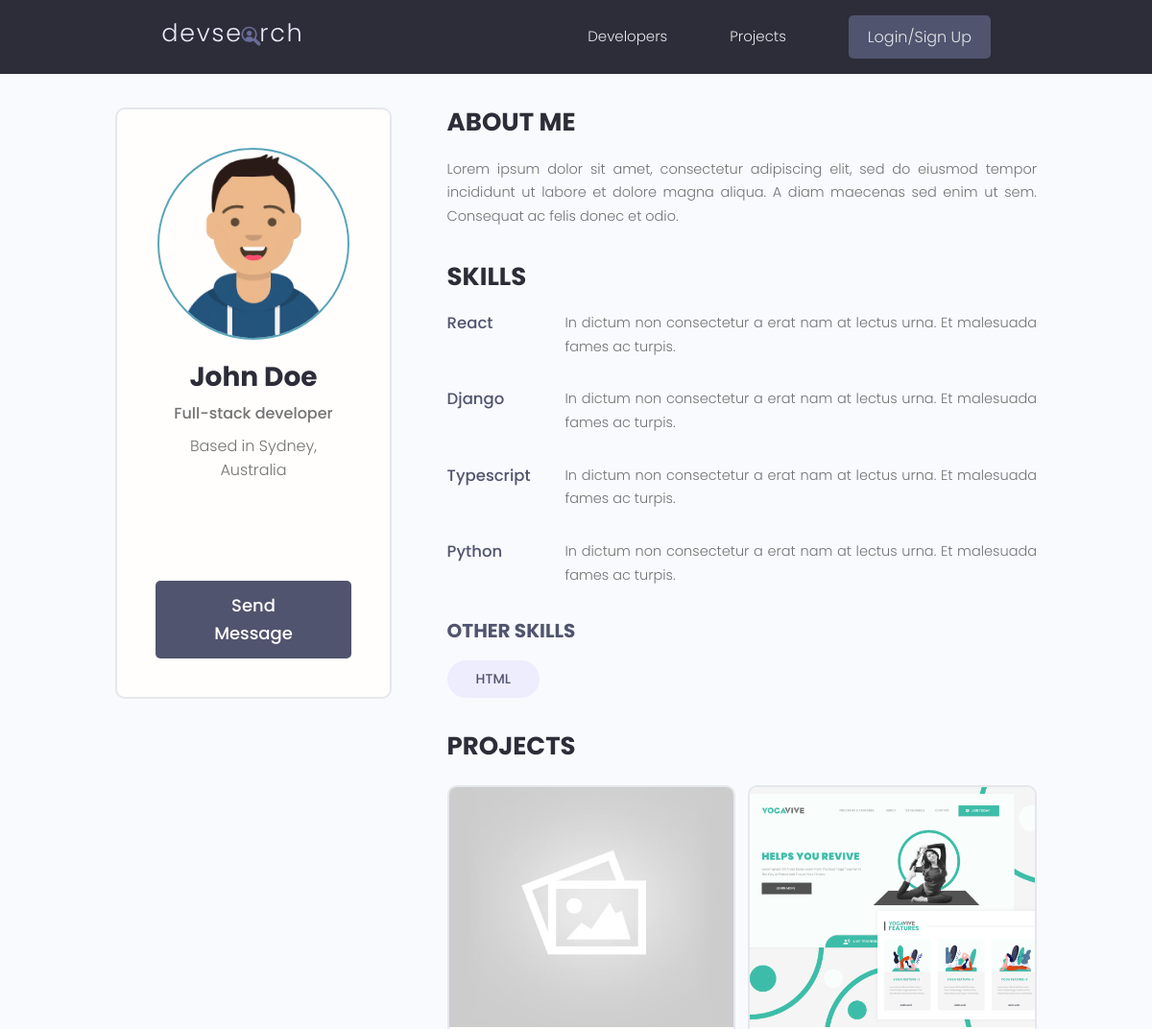
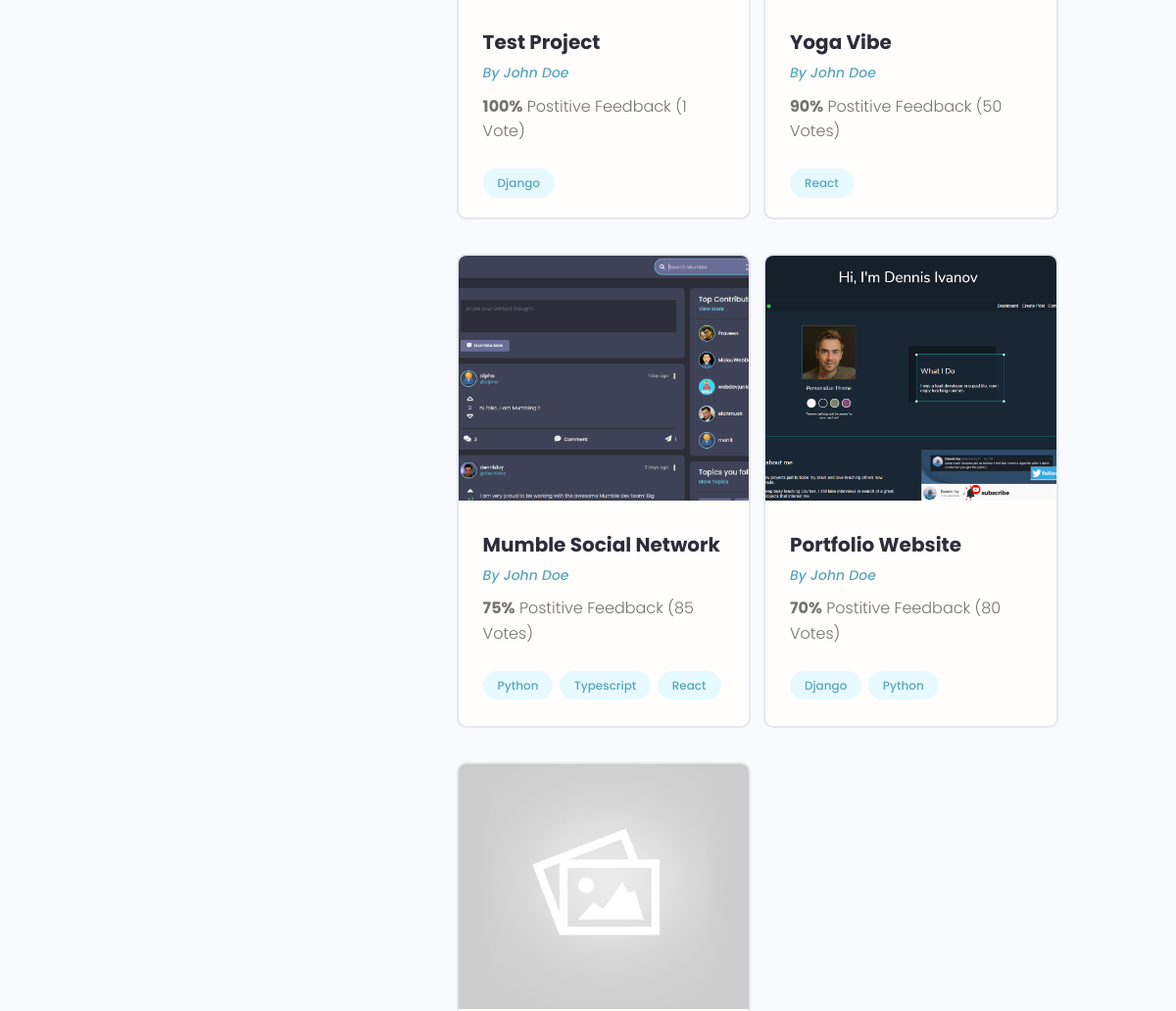
/user/a7ed018f-d2de-4140-bd77-70abeef508e7/ (upper part), run on an earlier commit of the app's database (2 pictures, top to bottom).
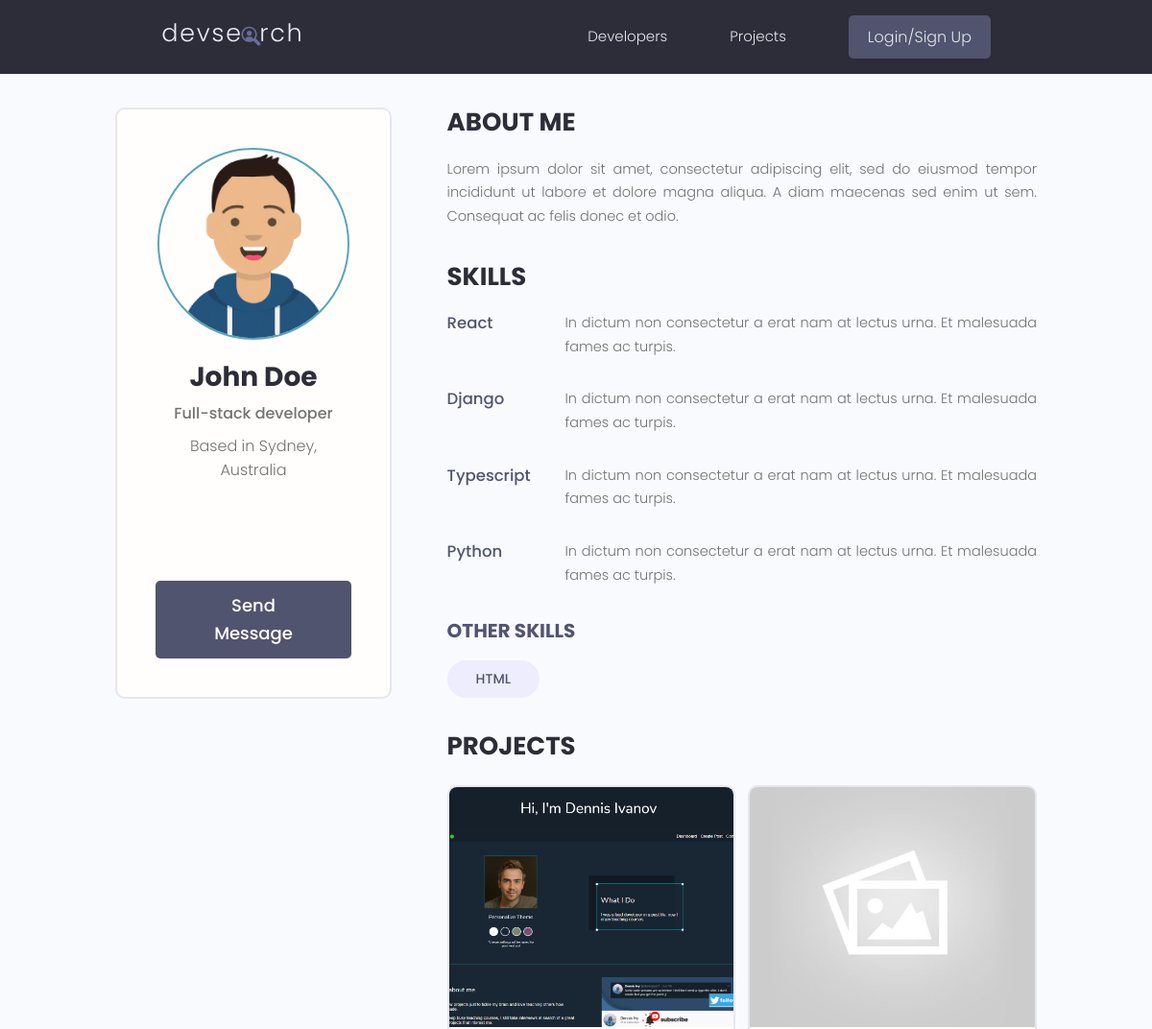
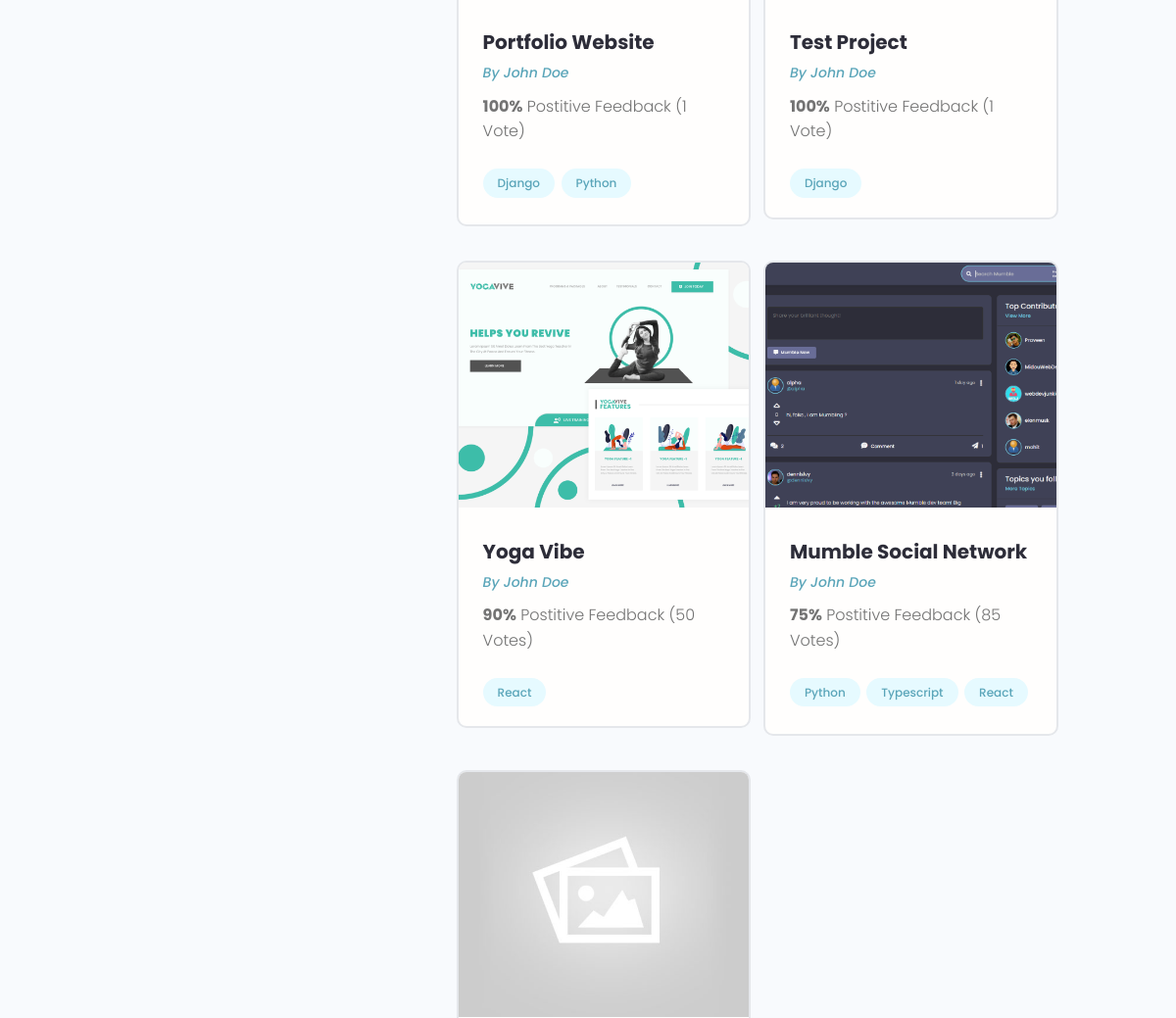
And on a later commit of the database (2 pictures, top to bottom).
### users/models.py (models this page shows, shortened)
class Skill(models.Model):
  owner = models.ForeignKey(Profile, null=True, blank=True, on_delete=models.CASCADE)
  name = models.CharField(max_length=200, null=True, blank=True)
  description = models.TextField(null=True, blank=True)
  id = models.UUIDField(primary_key=True, default=uuid.uuid4, editable=False, unique=True)
  created = models.DateTimeField(auto_now_add=True)
  updated = models.DateTimeField(auto_now=True)

class Profile(models.Model):
  user = models.OneToOneField(User, null=True, on_delete=models.CASCADE, blank=True)
  name = models.CharField(max_length=200, null=True, blank=True)
  email = models.EmailField(max_length=500, null=True, blank=True)
  username = models.CharField(max_length=200, null=True, blank=True)
  location = models.CharField(max_length=200, null=True, blank=True)
  short_intro = models.CharField(max_length=500, null=True, blank=True)
  bio = models.TextField(null=True, blank=True)
  profile_image = models.ImageField(null=True, blank=True, upload_to='profiles/', default='profiles/user-default.png')
  social_github = models.CharField(max_length=200, null=True, blank=True)
  social_twitter = models.CharField(max_length=200, null=True, blank=True)
  social_linkedin = models.CharField(max_length=200, null=True, blank=True)
  social_youtube = models.CharField(max_length=200, null=True, blank=True)
  social_website = models.CharField(max_length=200, null=True, blank=True)
  id = models.UUIDField(primary_key=True, default=uuid.uuid4, editable=False, unique=True)
  created = models.DateTimeField(auto_now_add=True)
  updated = models.DateTimeField(auto_now=True)

### projects/models.py (models this page shows, shortened)
class Project(models.Model):
  owner = models.ForeignKey(Profile, null=True, blank=True, on_delete=models.SET_NULL)
  title = models.CharField(max_length=200)
  description = models.TextField(null=True, blank=True)
  featured_image = models.ImageField(null=True, blank=True, default="default.jpg")
  id = models.UUIDField(primary_key=True, default=uuid.uuid4, editable=False, unique=True)
  demo_link = models.CharField(max_length=2000, null=True, blank=True)
  source_link = models.CharField(max_length=2000, null=True, blank=True)
  tags = models.ManyToManyField('Tag', blank=True)
  vote_total = models.IntegerField(default=0, null=True, blank=True)
  vote_ratio = models.IntegerField(default=0, null=True, blank=True)
  created = models.DateTimeField(auto_now_add=True)
  updated = models.DateTimeField(auto_now=True)
  class Meta:
    ordering = ['-vote_ratio', '-vote_total', 'title']

class Tag(models.Model):
  name = models.CharField(max_length=200)
  id = models.UUIDField(primary_key=True, default=uuid.uuid4, editable=False, unique=True)
  created = models.DateTimeField(auto_now_add=True)
  def __str__(self):
    return self.name

### users/views.py (the view)
# urls.py: path('user/<str:pk>/', views.UserProfile, name='user-profile'),
def UserProfile(request, pk):
    profile = Profile.objects.get(id=pk)
    topSkills = profile.skill_set.exclude(description__exact="")
    otherSkills = profile.skill_set.filter(description="")
    context = { 'profile': profile, 'topSkills': topSkills, 'otherSkills': otherSkills }
    return render(request, 'users/user-profile.html', context)

### users/templates/users/user-profile.html (shortened to what the changed rows need)
{% extends 'main.html' %}
{% block content %}
<main class="profile my-md">
  <div class="container">
    <div class="layout">
      <div class="column column--1of3">
        <div class="card text-center">
          <div class="card__body dev">
            <h2 class="dev__name">{{profile.name}}</h2>
          </div>
        </div>
      </div>
      <div class="column column--2of3">
        <div class="devInfo">
          <div class="devInfo__skills">
            {% for skill in topSkills %}
            <div class="devSkill">
              <h4 class="devSkill__title">{{skill.name}}</h4>
              <p class="devSkill__info">
                {{skill.description}}
              </p>
            </div>
            {% endfor %}
            <div class="devInfo__otherSkills">
              {% for skill in otherSkills %}
              <span class="tag tag--pill tag--sub tag--lg">
                <small>{{skill.name}}</small>
              </span>
              {%endfor%}
            </div>
          </div>
        </div>
        <div class="devInfo">
          <div class="grid grid--two">
            {% for project in profile.project_set.all %}
            <div class="column">
              <div class="card project">
                <a href="{% url 'project' project.id %}" class="project">
                  <img class="project__thumbnail" src="{{project.featured_image.url}}" alt="project thumbnail" />
                  <div class="card__body">
                    <h3 class="project__title">{{project.title}}</h3>
                    <p><a class="project__author" href="{% url 'user-profile' project.owner.id %}">By {{project.owner.name}}</a></p>
                    <p class="project--rating">
                      <span style="font-weight: bold;">{{project.vote_ratio}}%</span> Postitive
                      Feedback ({{project.vote_total}} Vote{{project.vote_total|pluralize:"s"}})
                    </p>
                    <div class="project__tags">
                      {% for tag in project.tags.all %}
                      <span class="tag tag--pill tag--main">
                        <small>{{tag}}</small>
                      </span>
                      {% endfor %}
                    </div>
                  </div>
                </a>
              </div>
            </div>
            {% endfor %}
          </div>
        </div>
      </div>
    </div>
  </div>
</main>
{% endblock content %}

What changed in the data, as far as the page shows it:
changed Project "Portfolio Website": vote_ratio "70" → "100"; vote_total "80" → "1"; moves up the list
